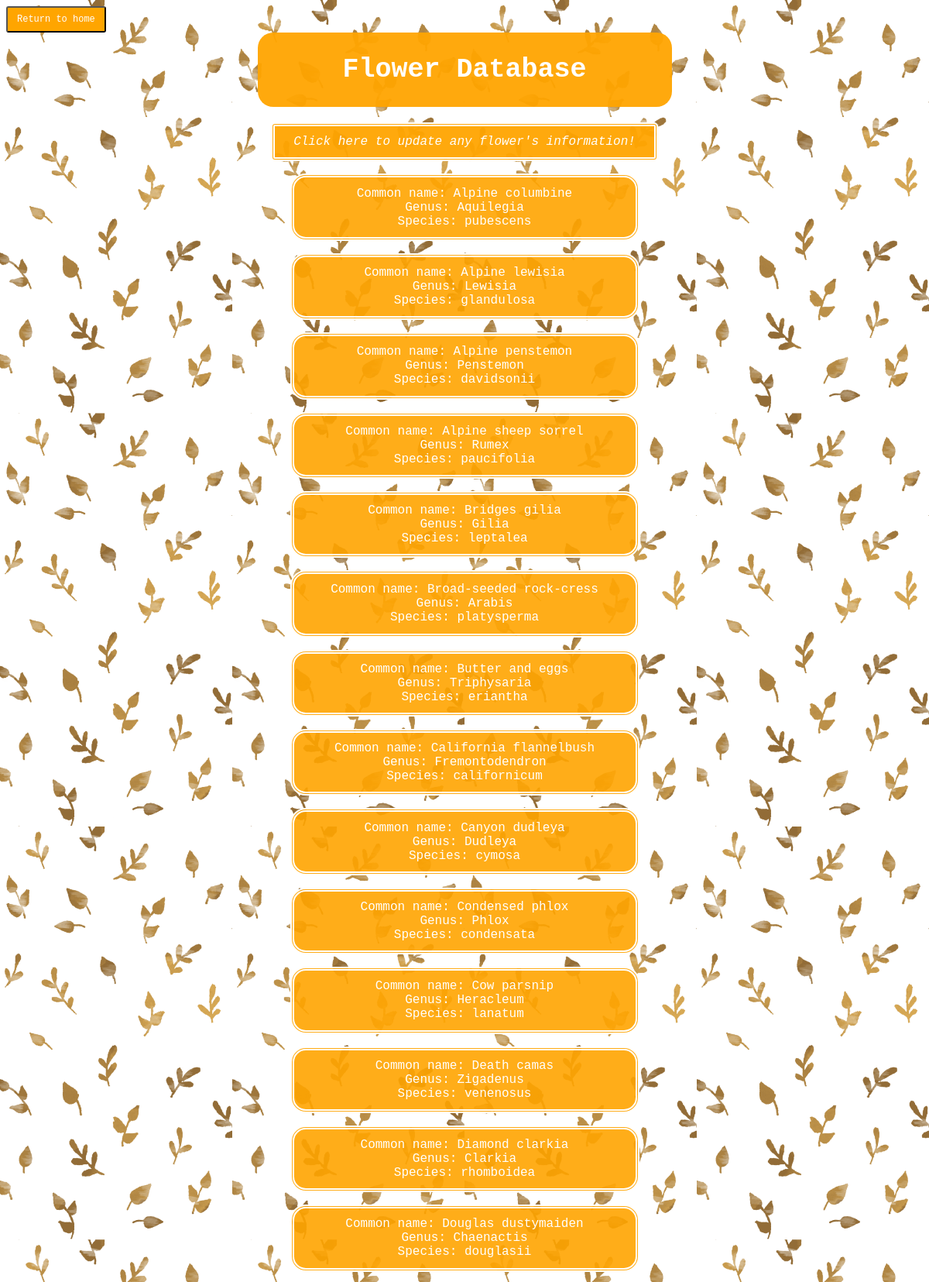
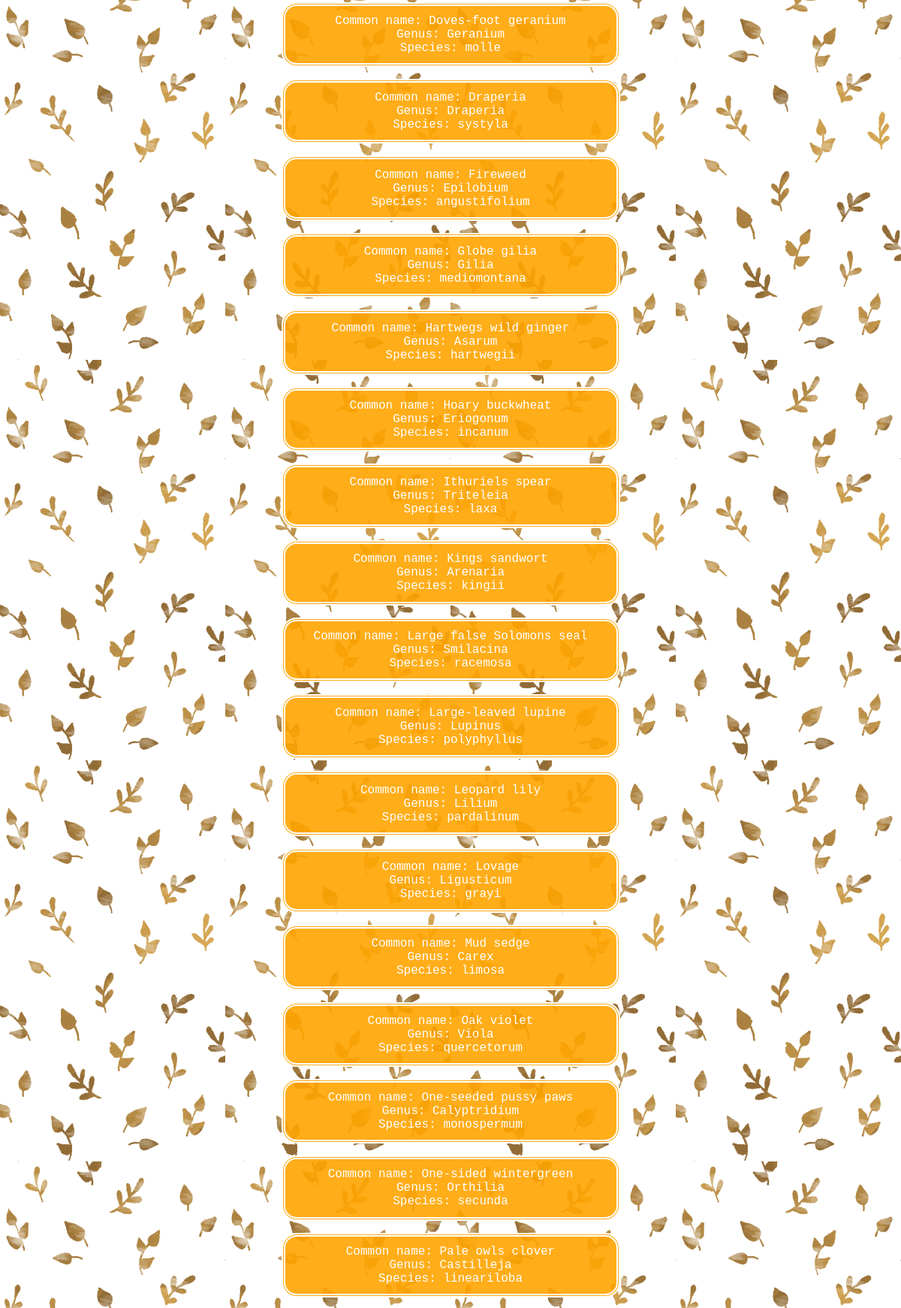
/updateinfo.php (upper part), run on the app's committed database (2 pictures, top to bottom).
### tables this page shows
CREATE TABLE FLOWERS 
(GENUS VARCHAR(30), SPECIES VARCHAR(30), 
 COMNAME VARCHAR(30) primary key );

### updateinfo.php (the view, shortened to what this page needs)
<html>
 <head>
</head>
<body>
<button class = "button" onclick="location.href='home.php'">Return to home</button>
<h2 class = "heading">Flower Database</h2>
<button class = "descrip" onclick="location.href='updating.php'"><i>Click here to update any flower's information!</i></button>
 </body>
</html>
<?php
    $db = new MyDB();
    $sql = "SELECT * FROM FLOWERS ORDER BY COMNAME";
    $ret = $db->query($sql);
    while($row = $ret->fetchArray(SQLITE3_ASSOC))
    {
        $gen = $row['GENUS'];
        $spe = $row['SPECIES'];
        $flo = $row['COMNAME'];
        echo "<p class = 'flows'> Common name: $flo <br/> Genus: $gen <br/> Species: $spe <br/>";
    }
?>

### updateinfo.php (style rules this page uses)
body { background-image: url("be76be7b61e96c35ed68b315026c70b3.png"); background-color: #FFFFE0; background-size: 300px; background-repeat: repeat; }
.heading { color: white; font-family: Courier; text-align: center; border-radius: 20px; width: 500px; background: rgba(255, 165, 0, 0.95); padding: 0.8em 0.5em 0.8em 0.5em; margin: auto; margin-bottom: 20px; font-size: 35px; }
.button { background-color: #FFA500; border-style: outset; color: white; padding: 8px 12px; text-align: center; font-family: Courier; font-size: 12px; cursor: pointer; border-radius: 3px; }
.descrip { color: white; font-family:Courier; text-align: center; border: 5px double white; background-color: rgba(255, 165, 0, .95); padding: 0.7em 0.5em 0.7em 0.5em; border-radius: 5px; width: 500px; display:block; margin-left: auto; margin-right: auto; font-size: 16px; margin-bottom: 10px; cursor: pointer; }
.flows { color: white; font-family:Courier; text-align: center; border: 5px double white; background-color: rgba(255, 165, 0, .9); padding: 0.7em 0.5em 0.7em 0.5em; border-radius: 20px; width: 425px; display:block; margin-left: auto; margin-right: auto; font-size: 16px; }

### data on the page
flowers: COMNAME "Alpine columbine", GENUS "Aquilegia", SPECIES "pubescens"
flowers: COMNAME "Alpine lewisia", GENUS "Lewisia", SPECIES "glandulosa"
flowers: COMNAME "Alpine penstemon", GENUS "Penstemon", SPECIES "davidsonii"
flowers: COMNAME "Alpine sheep sorrel", GENUS "Rumex", SPECIES "paucifolia"
flowers: COMNAME "Bridges gilia", GENUS "Gilia", SPECIES "leptalea"
flowers: COMNAME "Broad-seeded rock-cress", GENUS "Arabis", SPECIES "platysperma"
flowers: COMNAME "Butter and eggs", GENUS "Triphysaria", SPECIES "eriantha"
flowers: COMNAME "California flannelbush", GENUS "Fremontodendron", SPECIES "californicum"
flowers: COMNAME "Canyon dudleya", GENUS "Dudleya", SPECIES "cymosa"
flowers: COMNAME "Condensed phlox", GENUS "Phlox", SPECIES "condensata"
flowers: COMNAME "Cow parsnip", GENUS "Heracleum", SPECIES "lanatum"
flowers: COMNAME "Death camas", GENUS "Zigadenus", SPECIES "venenosus"
flowers: COMNAME "Diamond clarkia", GENUS "Clarkia", SPECIES "rhomboidea"
flowers: COMNAME "Douglas dustymaiden", GENUS "Chaenactis", SPECIES "douglasii"
flowers: COMNAME "Doves-foot geranium", GENUS "Geranium", SPECIES "molle"
flowers: COMNAME "Draperia", GENUS "Draperia", SPECIES "systyla"
flowers: COMNAME "Fireweed", GENUS "Epilobium", SPECIES "angustifolium"
flowers: COMNAME "Globe gilia", GENUS "Gilia", SPECIES "mediomontana"
flowers: COMNAME "Hartwegs wild ginger", GENUS "Asarum", SPECIES "hartwegii"
flowers: COMNAME "Hoary buckwheat", GENUS "Eriogonum", SPECIES "incanum"
flowers: COMNAME "Ithuriels spear", GENUS "Triteleia", SPECIES "laxa"
flowers: COMNAME "Kings sandwort", GENUS "Arenaria", SPECIES "kingii"
flowers: COMNAME "Large false Solomons seal", GENUS "Smilacina", SPECIES "racemosa"
flowers: COMNAME "Large-leaved lupine", GENUS "Lupinus", SPECIES "polyphyllus"
flowers: COMNAME "Leopard lily", GENUS "Lilium", SPECIES "pardalinum"
flowers: COMNAME "Lovage", GENUS "Ligusticum", SPECIES "grayi"
flowers: COMNAME "Mud sedge", GENUS "Carex", SPECIES "limosa"
flowers: COMNAME "Oak violet", GENUS "Viola", SPECIES "quercetorum"
flowers: COMNAME "One-seeded pussy paws", GENUS "Calyptridium", SPECIES "monospermum"
flowers: COMNAME "One-sided wintergreen", GENUS "Orthilia", SPECIES "secunda"
flowers: COMNAME "Pale owls clover", GENUS "Castilleja", SPECIES "lineariloba"
